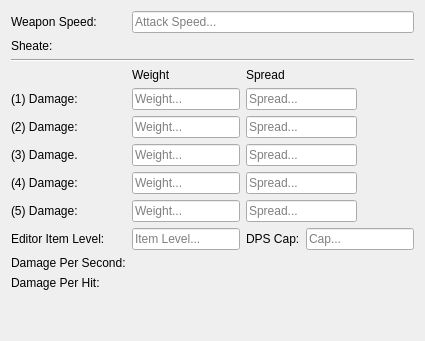
       <widget class="QWidget" name="tab">
        <attribute name="title">
         <string>Weapon</string>
        </attribute>
        <layout class="QGridLayout" name="gridLayout_11">
         <item row="5" column="1">
          <widget class="QLineEdit" name="dmg1Weight">
           <property name="placeholderText">
            <string>Weight...</string>
           </property>
          </widget>
         </item>
         <item row="6" column="0">
          <widget class="QLabel" name="label_27">
           <property name="text">
            <string>(2) Damage:</string>
           </property>
          </widget>
         </item>
         <item row="0" column="1" colspan="4">
          <widget class="QLineEdit" name="atkspeedEdit">
           <property name="text">
            <string/>
           </property>
           <property name="placeholderText">
            <string>Attack Speed...</string>
           </property>
          </widget>
         </item>
         <item row="1" column="0">
          <widget class="QLabel" name="label_24">
           <property name="text">
            <string>Sheate:</string>
           </property>
          </widget>
         </item>
         <item row="1" column="1" colspan="4">
          <layout class="QHBoxLayout" name="sheatheLayout"/>
         </item>
         <item row="8" column="0">
          <widget class="QLabel" name="label_29">
           <property name="text">
            <string>(4) Damage:</string>
           </property>
          </widget>
         </item>
         <item row="0" column="0">
          <widget class="QLabel" name="label_23">
           <property name="text">
            <string>Weapon Speed:</string>
           </property>
          </widget>
         </item>
         <item row="7" column="0">
          <widget class="QLabel" name="label_28">
           <property name="text">
            <string>(3) Damage.</string>
           </property>
          </widget>
         </item>
         <item row="12" column="0">
          <widget class="QLabel" name="label_67">
           <property name="text">
            <string>Damage Per Hit:</string>
           </property>
          </widget>
         </item>
         <item row="9" column="0">
          <widget class="QLabel" name="label_30">
           <property name="text">
            <string>(5) Damage:</string>
           </property>
          </widget>
         </item>
         <item row="13" column="0" colspan="2">
          <spacer name="verticalSpacer_3">
           <property name="orientation">
            <enum>Qt::Vertical</enum>
           </property>
           <property name="sizeHint" stdset="0">
            <size>
             <width>20</width>
             <height>40</height>
            </size>
           </property>
          </spacer>
         </item>
         <item row="6" column="4">
          <layout class="QHBoxLayout" name="dmg2Layout"/>
         </item>
         <item row="7" column="4">
          <layout class="QHBoxLayout" name="dmg3Layout"/>
         </item>
         <item row="8" column="4">
          <layout class="QHBoxLayout" name="dmg4Layout"/>
         </item>
         <item row="9" column="4">
          <layout class="QHBoxLayout" name="dmg5Layout"/>
         </item>
         <item row="5" column="2" colspan="2">
          <widget class="QLineEdit" name="dmg1Spread">
           <property name="placeholderText">
            <string>Spread...</string>
           </property>
          </widget>
         </item>
         <item row="5" column="0">
          <widget class="QLabel" name="label_25">
           <property name="text">
            <string>(1) Damage:</string>
           </property>
          </widget>
         </item>
         <item row="11" column="1" colspan="4">
          <widget class="QLabel" name="showdpsLabel">
           <property name="text">
            <string/>
           </property>
          </widget>
         </item>
         <item row="5" column="4">
          <layout class="QHBoxLayout" name="dmg1Layout"/>
         </item>
         <item row="11" column="0">
          <widget class="QLabel" name="label_66">
           <property name="text">
            <string>Damage Per Second:</string>
           </property>
          </widget>
         </item>
         <item row="6" column="1">
          <widget class="QLineEdit" name="dmg2Weight">
           <property name="placeholderText">
            <string>Weight...</string>
           </property>
          </widget>
         </item>
         <item row="7" column="1">
          <widget class="QLineEdit" name="dmg3Weight">
           <property name="placeholderText">
            <string>Weight...</string>
           </property>
          </widget>
         </item>
         <item row="8" column="1">
          <widget class="QLineEdit" name="dmg4Weight">
           <property name="placeholderText">
            <string>Weight...</string>
           </property>
          </widget>
         </item>
         <item row="9" column="1">
          <widget class="QLineEdit" name="dmg5Weight">
           <property name="placeholderText">
            <string>Weight...</string>
           </property>
          </widget>
         </item>
         <item row="6" column="2" colspan="2">
          <widget class="QLineEdit" name="dmg2Spread">
           <property name="placeholderText">
            <string>Spread...</string>
           </property>
          </widget>
         </item>
         <item row="7" column="2" colspan="2">
          <widget class="QLineEdit" name="dmg3Spread">
           <property name="placeholderText">
            <string>Spread...</string>
           </property>
          </widget>
         </item>
         <item row="8" column="2" colspan="2">
          <widget class="QLineEdit" name="dmg4Spread">
           <property name="placeholderText">
            <string>Spread...</string>
           </property>
          </widget>
         </item>
         <item row="9" column="2" colspan="2">
          <widget class="QLineEdit" name="dmg5Spread">
           <property name="placeholderText">
            <string>Spread...</string>
           </property>
          </widget>
         </item>
         <item row="12" column="1" colspan="3">
          <widget class="QLabel" name="showdmgLabel">
           <property name="text">
            <string/>
           </property>
          </widget>
         </item>
         <item row="10" column="3" colspan="2">
          <widget class="QLineEdit" name="dmgcapEdit">
           <property name="placeholderText">
            <string>Cap...</string>
           </property>
          </widget>
         </item>
         <item row="10" column="0">
          <widget class="QLabel" name="label_68">
           <property name="text">
            <string>Editor Item Level:</string>
           </property>
          </widget>
         </item>
         <item row="10" column="1">
          <widget class="QLineEdit" name="desiredILvlEdit">
           <property name="placeholderText">
            <string>Item Level...</string>
           </property>
          </widget>
         </item>
         <item row="10" column="2">
          <widget class="QLabel" name="label_65">
           <property name="text">
            <string>DPS Cap:</string>
           </property>
          </widget>
         </item>
         <item row="3" column="1">
          <widget class="QLabel" name="label_26">
           <property name="text">
            <string>Weight</string>
           </property>
          </widget>
         </item>
         <item row="3" column="2" colspan="2">
          <widget class="QLabel" name="label_31">
           <property name="text">
            <string>Spread</string>
           </property>
          </widget>
         </item>
         <item row="2" column="0" colspan="5">
          <widget class="Line" name="line">
           <property name="orientation">
            <enum>Qt::Horizontal</enum>
           </property>
          </widget>
         </item>
        </layout>
       </widget>
